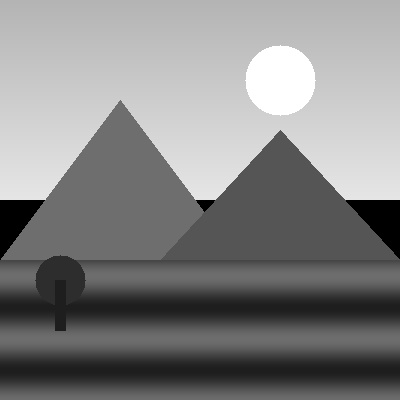
#> input picture scenery.jpg, 400 x 400 px
$ jupyter execute Assignment-7.ipynb   (older library calls are emulated)
#> lines starting #> are read from the running program, lines starting #| are printed output that depends on the picture; after the words box and inside, x2 and y2 are one past the last pixel; in counts of white or black regions, pixels touching at a corner belong together
[cell 1]
import cv2
import numpy as np
import matplotlib.pyplot as plt

img = cv2.imread("scenery.jpg", 0)
#> img is the input picture: shape (400, 400); min 0, max 255, mean 131.6

laplacian = cv2.Laplacian(img, cv2.CV_64F)
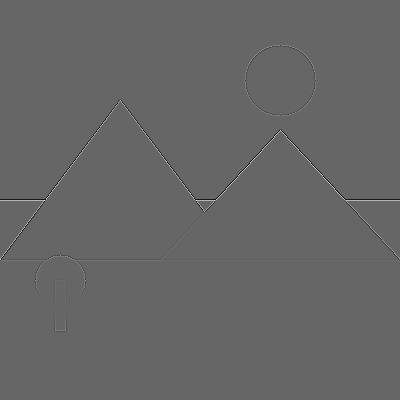
#> laplacian: shape (400, 400) float64; min -298, max 444, mean 0; drawn with min black and max white
sharpened = np.clip(img - laplacian, 0, 255).astype(np.uint8)

plt.figure(figsize=(10, 5))
plt.subplot(1, 2, 1)
plt.imshow(img, cmap='gray')
plt.title("Original Image")
plt.axis("off")

plt.subplot(1, 2, 2)
plt.imshow(sharpened, cmap='gray')
plt.title("Laplacian Sharpened")
plt.axis("off")

plt.show()
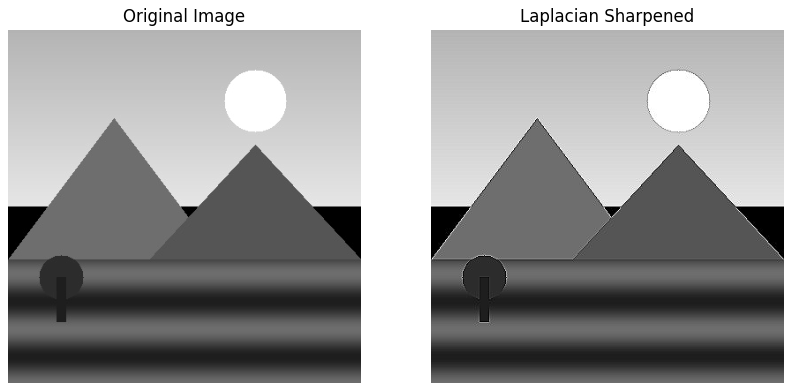
#> figure drawn by matplotlib, 2 panels

[cell 2]
import cv2
import numpy as np
import matplotlib.pyplot as plt

img = cv2.imread("scenery.jpg", 0)

sobelx = cv2.Sobel(img, cv2.CV_64F, 1, 0, ksize=3)
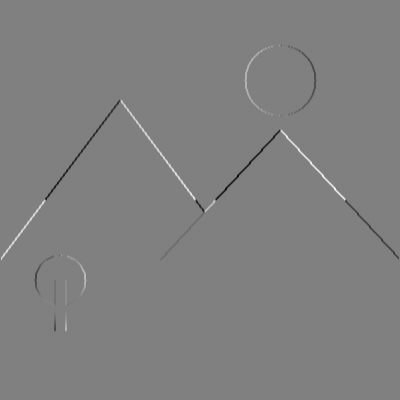
#> sobelx: shape (400, 400) float64; min -575, max 569, mean 0; drawn with min black and max white
sobely = cv2.Sobel(img, cv2.CV_64F, 0, 1, ksize=3)
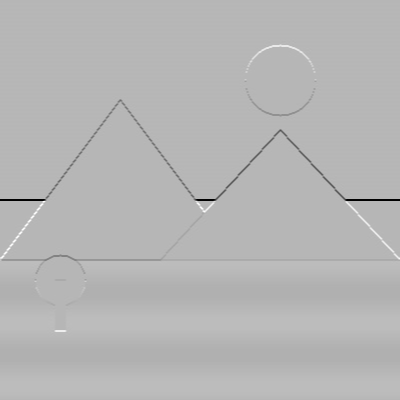
#> sobely: shape (400, 400) float64; min -918, max 365, mean -1.4; drawn with min black and max white
sobel_mag = np.sqrt(sobelx**2 + sobely**2)
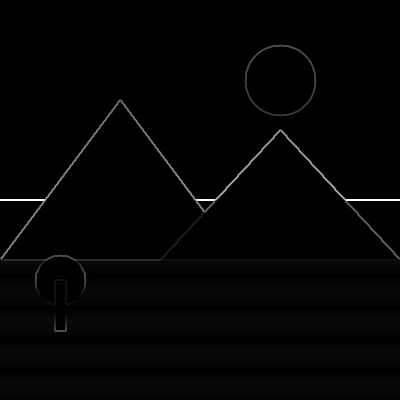
#> sobel_mag: shape (400, 400) float64; min 0, max 918, mean 14.2; drawn with min black and max white
sobel_sharp = np.clip(img + 0.5 * sobel_mag, 0, 255).astype(np.uint8)
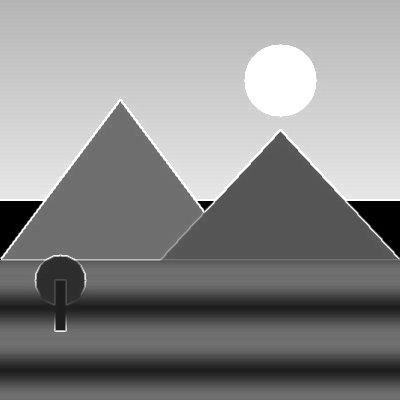
#> sobel_sharp: shape (400, 400); min 0, max 255, mean 137.2

canny = cv2.Canny(img, 100, 200)
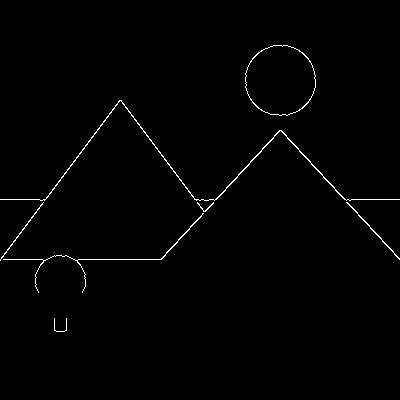
#> canny: shape (400, 400); 0.93% white in thin lines or dots, all inside (x1, y1, x2, y2) = (0, 45, 400, 332)
canny_sharp = np.clip(img + 0.5 * canny, 0, 255).astype(np.uint8)

plt.figure(figsize=(10, 8))
plt.subplot(2, 2, 1)
plt.imshow(sobel_mag, cmap='gray')
plt.title("Sobel Gradient")
plt.axis("off")

plt.subplot(2, 2, 2)
plt.imshow(sobel_sharp, cmap='gray')
plt.title("Sobel Sharpened")
plt.axis("off")

plt.subplot(2, 2, 3)
plt.imshow(canny, cmap='gray')
plt.title("Canny Edges")
plt.axis("off")

plt.subplot(2, 2, 4)
plt.imshow(canny_sharp, cmap='gray')
plt.title("Canny Sharpened")
plt.axis("off")

plt.show()

[cell 3]
import cv2
import numpy as np
import matplotlib.pyplot as plt

img = cv2.imread("scenery.jpg", 0)

blurred = cv2.GaussianBlur(img, (5, 5), 3)
mask = img.astype(np.float32) - blurred.astype(np.float32)
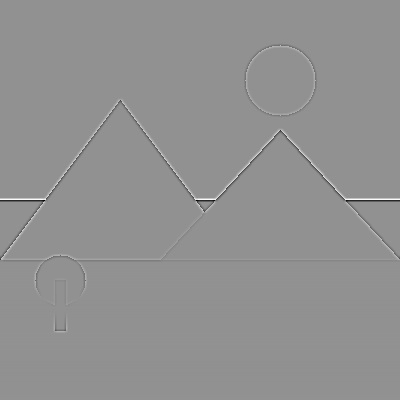
#> mask: shape (400, 400) float32; min -121, max 91, mean 0; drawn with min black and max white
sharpened = np.clip(img + 1.0 * mask, 0, 255).astype(np.uint8)

plt.figure(figsize=(12, 4))
plt.subplot(1, 3, 1)
plt.imshow(img, cmap='gray')
plt.title("Original")
plt.axis("off")

plt.subplot(1, 3, 2)
plt.imshow(blurred, cmap='gray')
plt.title("Gaussian Blurred (5x5, sigma=3)")
plt.axis("off")

plt.subplot(1, 3, 3)
plt.imshow(sharpened, cmap='gray')
plt.title("Unsharp Masking Sharpened")
plt.axis("off")

plt.show()
